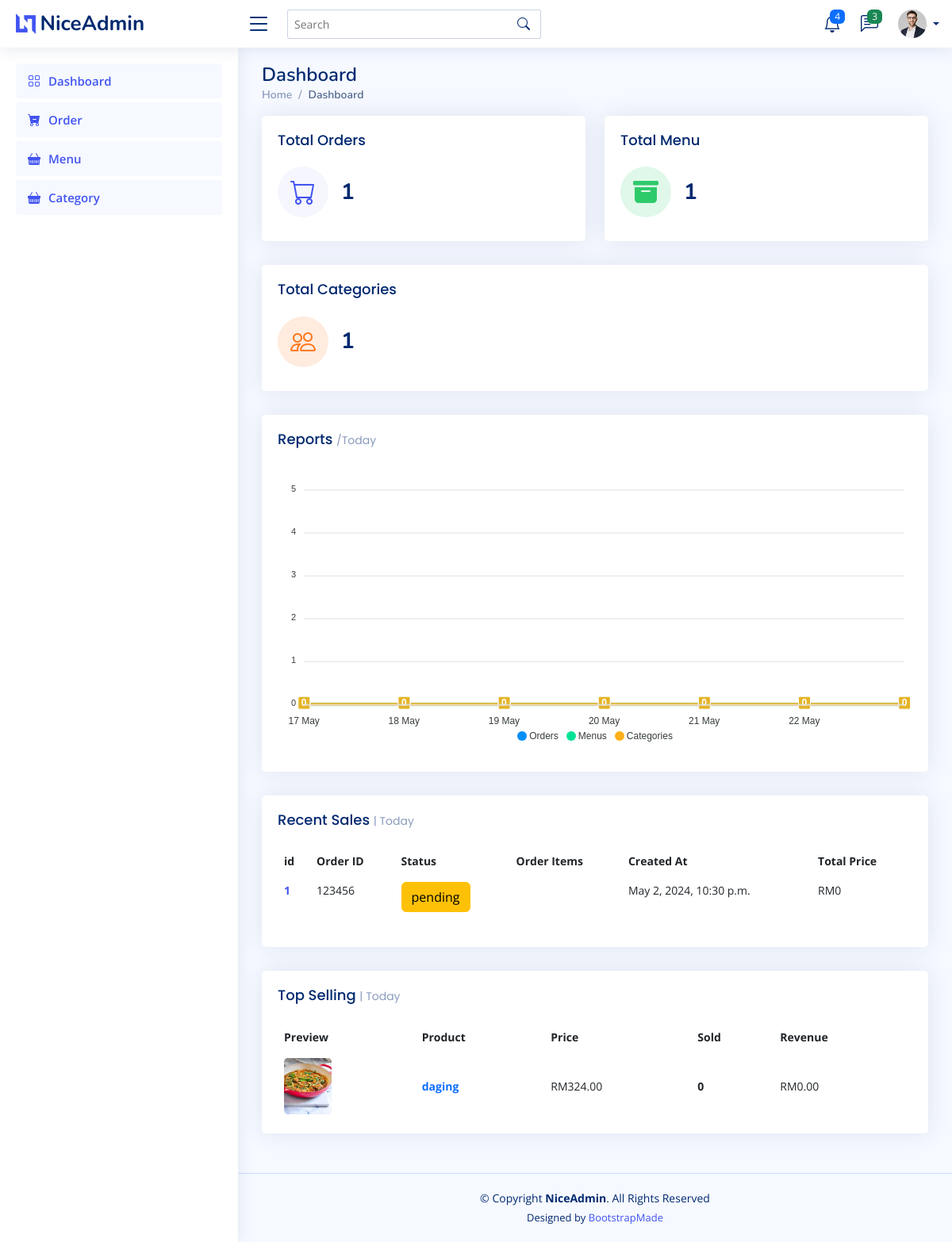
The app's page /, older data.
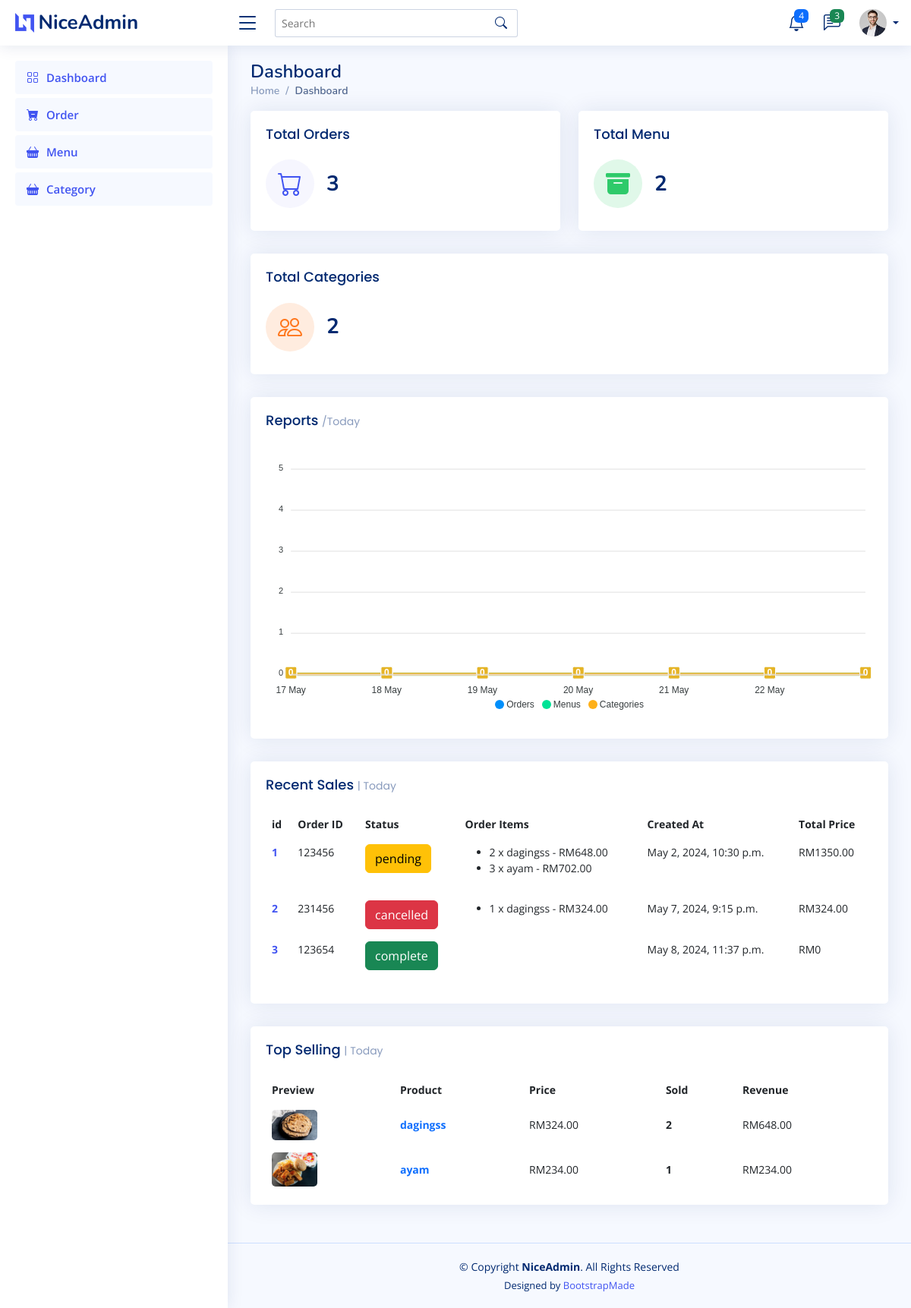
The same page, newer data.
### pages/models.py (models this page shows, shortened)
class Order(models.Model):
    order_id = models.CharField(max_length=100)
    name = models.CharField(max_length=100)
    phone_number = models.CharField(max_length=20)
    email = models.CharField(max_length=100, default=None, null=True)
    status_choice = [
        ('pending', 'Pending'),
        ('complete', 'Complete'),
        ('cancelled', 'Cancelled'),
    ]
    status = models.CharField(max_length=20, choices=status_choice)
    menu = models.ManyToManyField(Menu, through='OrderItem')
    created_at = models.DateTimeField(default=datetime.now())

class Menu(models.Model):
    name = models.CharField(max_length=200)
    description = models.TextField()
    image = models.ImageField(upload_to="menu_images")
    price = models.DecimalField(max_digits=10, decimal_places=2)
    category = models.ForeignKey(Category, on_delete=models.CASCADE)
    created_at = models.DateTimeField(default=datetime.now())

class OrderItem(models.Model):
     order = models.ForeignKey(Order, on_delete=models.CASCADE)
     menu = models.ForeignKey(Menu, on_delete=models.CASCADE)
     quantity = models.PositiveIntegerField()
     def total_price(self):
        return self.quantity * self.menu.price

### pages/views.py (the view)
# urls.py: path('', views.dashboard, name="dashboard"),
def dashboard(request):
    orderCount = Order.objects.all().count()
    menuCount = Menu.objects.all().count()
    allCategory = Category.objects.all().count()
    allOrder = Order.objects.all().prefetch_related('orderitem_set__menu')
    for order in allOrder:
        order.total_price = sum(order_item.total_price() for order_item in order.orderitem_set.all())
    top_selling_menu = Menu.objects.annotate(num_orders=Count('order')).order_by('-num_orders')
    for menu in top_selling_menu:
        menu.revenue = menu.order_set.count() * menu.price
    end_date = datetime.now()
    start_date = end_date - timedelta(days=6)
    data = []
    for i in range(7):
        date = start_date + timedelta(days=i)
        orders = Order.objects.filter(created_at__date=date).count()
        menus = Menu.objects.filter(created_at__date=date).count()
        categories = Category.objects.filter(created_at__date=date).count()
        data.append({'date': date.strftime("%Y-%m-%d"), 'orders': orders, 'menus': menus, 'categories': categories})
    return render(request, 'index.html', {'orderCount':orderCount, 'menuCount':menuCount, 'allCategory':allCategory, 'data':data, 'allOrder':allOrder, 'top_selling_menu':top_selling_menu})

### templates/index.html (shortened to what the changed rows need)
{% load static %}
{% include 'header.html' %}
<main id="main" class="main">
    <div class="pagetitle">
      <h1>Dashboard</h1>
    </div>
    <section class="section dashboard">
      <div class="row">
        <div class="col-lg-12">
          <div class="row">
            <div class="col-xxl-4 col-md-6">
              <a href="/order/">
                <div class="card info-card sales-card">
                  <div class="card-body">
                    <div class="d-flex align-items-center">
                      <div class="ps-3">
                        <h6>{{orderCount}}</h6>
                      </div>
                    </div>
                  </div>
                </div>
              </a>
            </div>
            <div class="col-xxl-4 col-md-6">
              <a href="/menu/">
                <div class="card info-card revenue-card">
                  <div class="card-body">
                    <div class="d-flex align-items-center">
                      <div class="ps-3">
                        <h6>{{menuCount}}</h6>
                      </div>
                    </div>
                  </div>
                </div>
              </a>
            </div>
            <div class="col-xxl-4 col-xl-12">
              <a href="/category/">
                <div class="card info-card customers-card">
                  <div class="card-body">
                    <div class="d-flex align-items-center">
                      <div class="ps-3">
                        <h6>{{allCategory}}</h6>
                      </div>
                    </div>
                  </div>
                </div>
              </a>
            </div>
            <div class="col-12">
              <div class="card recent-sales overflow-auto">
                <div class="card-body">
                  <table class="table table-borderless datatable">
                    <thead>
                      <tr>
                        <th scope="col">id</th>
                        <th scope="col">Order ID</th>
                        <th scope="col">Status</th>
                        <th scope="col">Order Items</th>
                        <th scope="col">Created At</th>
                        <th scope="col">Total Price</th>
                      </tr>
                    </thead>
                    <tbody>
                      {% for order in allOrder %}
                      <tr>
                        <th scope="row"><a href="#">{{order.id}}</a></th>
                        <td>{{order.order_id}}</td>
                        <td>
                          {% if order.status == 'pending' %}
                          <button class="btn btn-warning">{{order.status}}</button>
                          {% elif order.status == 'complete' %}
                          <button class="btn btn-success">{{order.status}}</button>
                          {% elif order.status == 'cancelled' %}
                          <button class="btn btn-danger">{{order.status}}</button>
                          {% endif %}
                        </td>
                        <td>
                          <ul>
                              {% for order_item in order.orderitem_set.all %}
                                  <li>
                                      {{ order_item.quantity }} x {{ order_item.menu.name }} -
                                      RM{{ order_item.total_price }}
                                  </li>
                              {% endfor %}
                          </ul>
                        </td>
                        <td>{{order.created_at}}</td>
                        <td>RM{{ order.total_price }}</td>
                      </tr>
                      {% endfor %}
                    </tbody>
                  </table>
                </div>
              </div>
            </div>
            <div class="col-12">
              <div class="card top-selling overflow-auto">
                <div class="card-body pb-0">
                  <table class="table table-borderless">
                    <thead>
                      <tr>
                        <th scope="col">Preview</th>
                        <th scope="col">Product</th>
                        <th scope="col">Price</th>
                        <th scope="col">Sold</th>
                        <th scope="col">Revenue</th>
                      </tr>
                    </thead>
                    <tbody>
                      {% for menu in top_selling_menu %}
                      <tr>
                        <th scope="row"><a href="#"><img src="{{menu.image.url}}" alt=""></a></th>
                        <td><a href="#" class="text-primary fw-bold">{{menu.name}}</a></td>
                        <td>RM{{menu.price}}</td>
                        <td class="fw-bold">{{menu.order_set.count}}</td>
                        <td>RM{{menu.revenue}}</td>
                      </tr>
                      {% endfor %}
                    </tbody>
                  </table>
                </div>
              </div>
            </div>
          </div>
        </div>
      </div>
    </section>
</main>
{% include 'footer.html' %}

Row changes from the older to the newer data that the page shows:
changed Order "pending": total_price "0" → "1350.00"
added OrderItem: quantity "2", menu.name "dagingss", total_price "648.00", shown under Order "pending"
added OrderItem: quantity "3", menu.name "ayam", total_price "702.00", shown under Order "pending"
added Order: id "2", order_id "231456", status "cancelled", created_at "May 7, 2024, 9:15 p.m.", total_price "324.00"
added OrderItem: quantity "1", menu.name "dagingss", total_price "324.00", shown under "2"
added Order: id "3", order_id "123654", status "complete", created_at "May 8, 2024, 11:37 p.m.", total_price "0"
changed Menu: image: a different picture; name "daging" → "dagingss"; order_set.count "0" → "2"; revenue "0.00" → "648.00"
added Menu: image (picture), name "ayam", price "234.00", order_set.count "1", revenue "234.00"
Text that changed along with them:
{{ orderCount }}: "1" → "3"
{{ menuCount }}: "1" → "2"
{{ allCategory }}: "1" → "2"
